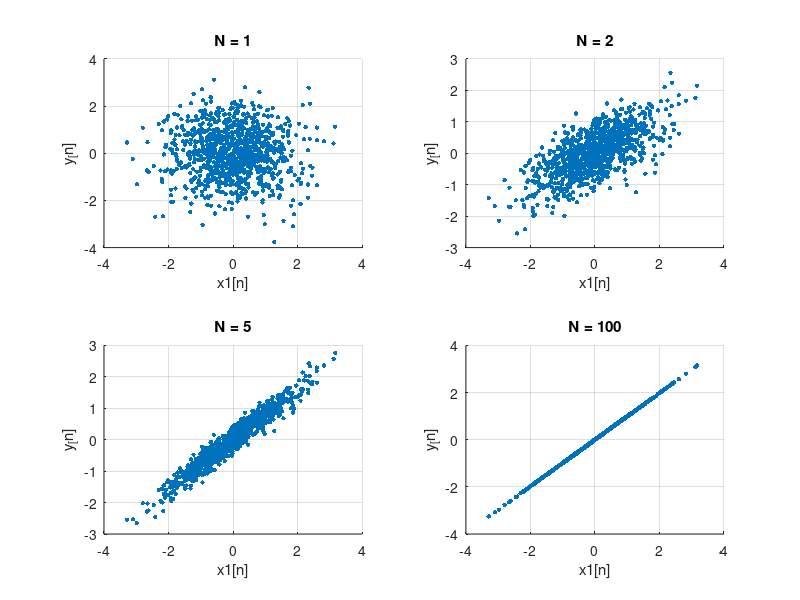

Write the MATLAB code that produced this figure.
rng(0); % set rng for reproducibility
x1 = randn(1000, 1);
x2 = randn(1000, 1);

nums = [1 2 5 100];
rho = zeros(length(nums),1);

figure;
for i = 1:length(nums)
    N = nums(i);
    y = ((N-1)*x1+x2)/N;

    % 1
    subplot(2,2,i);
    scatter(x1, y, 10, 'filled');
    title(['N = ', num2str(N)]);
    xlabel('x1[n]');
    ylabel('y_[n]');
    grid on;

    % 2
    x1_m = x1-mean(x1);
    y_m = y-mean(y);
    rho(i) = sum(x1_m.*y_m) / sqrt(sum(x1_m.^2)*sum(y_m.^2));

    fprintf('N = %d, rho = %.6f\n', N, rho(i));
end
